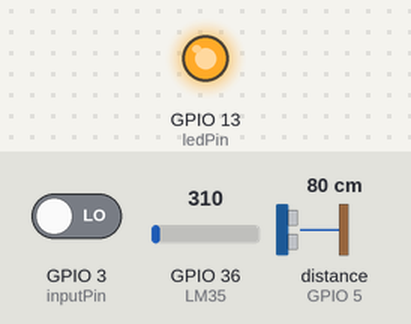
Simulated run of this sketch. Board: ESP32. Parts: output pins drawn as LEDs (lit = HIGH). The inputs (shaded band) are chosen by the test bench; at power-on: GPIO 3 (inputPin) LOW, GPIO 36 (LM35) = 310, distance to the obstacle (sensor on GPIO 5) 80 cm. The echo pulse lasts 58.3 µs per cm; WiFi joins after 1.5 s; servers stay silent unless stated; pins used as bus, display or sensor lines are not drawn; what the sketch prints to the serial monitor is not drawn.

Above: at 7.2 s.
7.3 s: GPIO 3 (inputPin) driven HIGH
At 9.3 s:
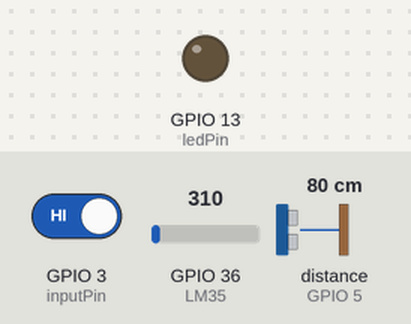
11.2 s: GPIO 3 (inputPin) driven LOW
At 12.4 s:
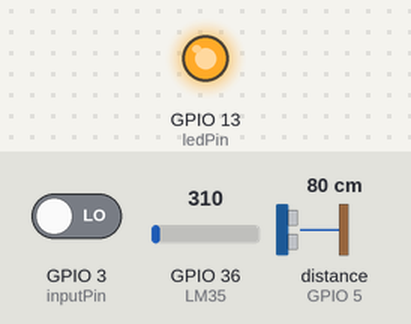
Timing chart, 0 to 14.2 s (numbered marks = the images above; inputs shaded):
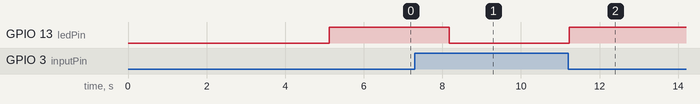

The sketch:

sensor.ino
```cpp
#include <WiFi.h>
#include <WebServer.h>
const char* ssid = "Sathish";
const char* password =  "gurusamy123";
const int trigPin = 2;
const int echoPin = 5;
const int inputPin = 3;
const int ledPin = 13;                // choose the pin for the LED

float temp_celsius = 0;
WebServer server(80);  // Object of WebServer(HTTP port, 80 is defult)
void setup()
{
  pinMode(trigPin, OUTPUT); // Sets the trigPin as an Output
  pinMode(echoPin, INPUT); // Sets the echoPin as an Input
  pinMode(inputPin, INPUT);
  pinMode(ledPin, OUTPUT);
  Serial.begin(9600);
  Wifi_connection();

}
void loop()
{
 server.handleClient();
 temperature_sensor();
 ultrasonic_sensor();
 crash_sensor();

}

void Wifi_connection()
{
  Serial.println("Try Connecting to ");
  Serial.println(ssid);

  // Connect to your wi-fi modem
  WiFi.begin(ssid, password);

  // Check wi-fi is connected to wi-fi network
  while (WiFi.status() != WL_CONNECTED)
  {
    delay(1000);
    Serial.print(".");
  }
  Serial.println("");
  Serial.println("WiFi connected successfully");
  Serial.print("Got IP: ");
  Serial.println(WiFi.localIP());  //Show ESP32 IP on serial
  server.on("/", handle_root);
  server.begin();
  Serial.println("HTTP server started");
  delay(100);
}
// Handle root url (/)
void handle_root() {
  server.send(200, "text/html", HTML());
}
void temperature_sensor(){

  temp_celsius = ((analogRead(A0) * 330.0) / 1023.0)/10;   // To convert analog values to Celsius We have 3.3 V on our board and we know that output voltage of LM35 varies by 10 mV to every degree Celsius rise/fall. So , (A0*3300/10)/1023 = celsius
  Serial.print("  Temperature = ");
  Serial.print(temp_celsius);
  Serial.print(" Celsius, ");
  delay(3000);

}

void ultrasonic_sensor()
{
  long duration;
  int distance;
  digitalWrite(trigPin, LOW);
  delayMicroseconds(2);
  // Sets the trigPin on HIGH state for 10 micro seconds
  digitalWrite(trigPin, HIGH);
  delayMicroseconds(10);
  digitalWrite(trigPin, LOW);
  // Reads the echoPin, returns the sound wave travel time in microseconds
  duration = pulseIn(echoPin, HIGH);
  // Calculating the distance
  distance= duration*0.034/2;
  // Prints the distance on the Serial Monitor
  Serial.print("Distance: ");
  Serial.println(distance);
}
void crash_sensor()
{
  int val = digitalRead(inputPin);  // read input value
  if (val == HIGH)
  {
    digitalWrite(ledPin, LOW);// turn LED OFF

  }
  else
  {
    Serial.println("Switch Pressed!");
    digitalWrite(ledPin, HIGH);     // turn LED ON

  }
  delay(50);

}
String HTML()
{
  // HTML & CSS contents which display on web server
  String HTML;
  HTML= "<!DOCTYPE html>\
  <html>\
  <body>\
  <h1>Sensor values</h1>\
  </body>\
  </html>";
  return HTML;
}
```

Measured:
- after the input at 7.3 s, GPIO 13 (ledPin): HIGH → LOW after 0.88 s
- after the input at 11.2 s, GPIO 13 (ledPin): LOW → HIGH at once
